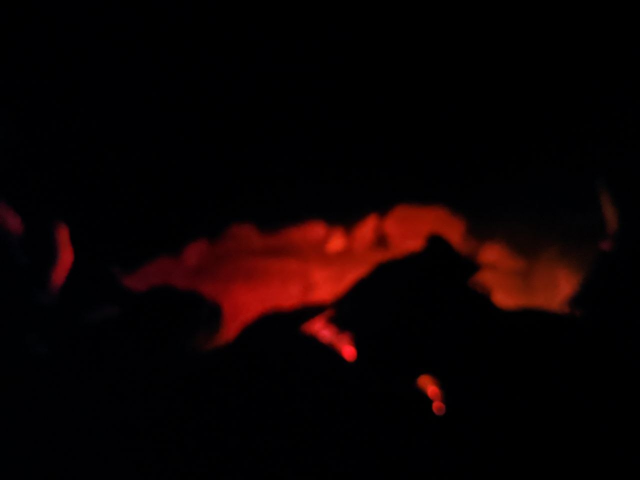
#> input picture original_images/photo_1.jpg, 1280 x 960 px (shown at 1/2 size); its folder holds 4 pictures in this run
$ python main.py
#> lines starting #> are read from the running program, lines starting #| are printed output that depends on the picture
import cv2
import numpy as np
from tabulate import tabulate

#TODO
# degradate original image OK
#
# enhancement respect to degradated (same param for all photo --> single function)
#   original photo
#   linear contrast stretiching
#   histogram equalization
#   gamma correction/simplified homomorphic filter/classical denoising/combo of methods
#
# evaluation parameters
#   PSNR in respect to original OK
#   SSIM or manually implemented (for example, mean absolute error or mean squared error)
#
# compare different methods on at least two images
#
# table of comparison
#   fix representation OK
#
# docs


def degradate(img):
    alpha = 0.5 # [1.0;3.0]
    beta = 20 # [0;100]
    mean = 0
    stddev = 180
    noise = np.zeros(o_img.shape, np.uint8)
    cv2.randn(noise, mean, stddev)
    noisy_img = cv2.add(o_img, noise)
    new_img = cv2.convertScaleAbs(noisy_img, alpha=alpha, beta=beta)

    return new_img

def fillTable(value_od, value_de, value_oe):
    data = [[],[],[],[]]
    for i in range(0,4):
        data[i] = ["image " + str(i+1),value_od[i], value_de[i],value_oe[i]]
    headers = ["image","od","de","oe"]
    table = tabulate(data, headers, tablefmt="grid")
    return table


#default init
PSNR_value_od = [0,0,0,0]
PSNR_value_de = [0,0,0,0]
PSNR_value_oe = [0,0,0,0]
SSIM_value_od = [0,0,0,0]
SSIM_value_de = [0,0,0,0]
SSIM_value_oe = [0,0,0,0]

#INITIAL DEGRADATION
for i in range (1,5):
    path = "original_images/photo_" + str(i) + ".jpg"
    o_img = cv2.resize(cv2.imread(path), None, fx=0.5, fy=0.5, interpolation=cv2.INTER_AREA)
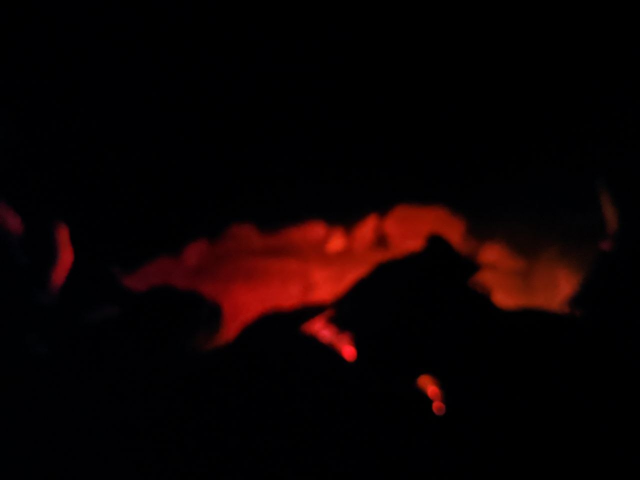
#> o_img: shape (480, 640, 3); mean B, G, R 2.1, 2, 12.3

    new_img = degradate(o_img)
#> in degradate, `cv2.randn(noise, mean, stddev)`:
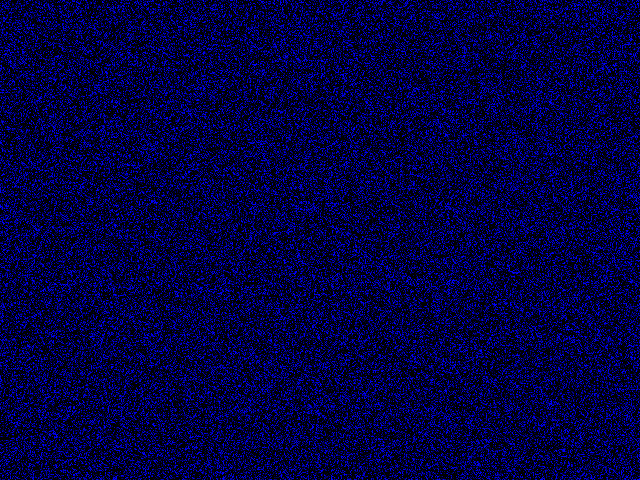
#> noise: shape (480, 640, 3); mean of channels 0, 1, 2 65.3, 0, 0; drawn as B, G, R
#> in degradate, `noisy_img = cv2.add(o_img, noise)`:
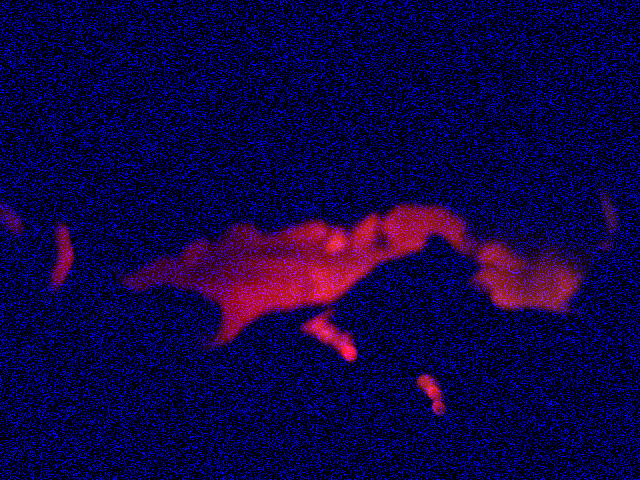
#> noisy_img: shape (480, 640, 3); mean B, G, R 67.3, 2, 12.3
#> in degradate, `new_img = cv2.convertScaleAbs(noisy_img, alpha=alpha, beta=beta)`:
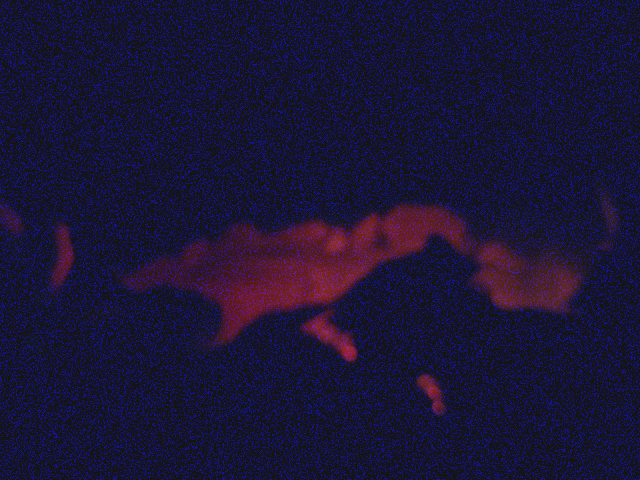
#> new_img: shape (480, 640, 3); mean B, G, R 53.7, 20.9, 26

    PSNR_value_od[i-1] = round(cv2.PSNR(o_img, new_img),2)

    name = str(i) + " - combo (sx original, dx degradated)"
    vis = np.concatenate((o_img, new_img), axis=1)
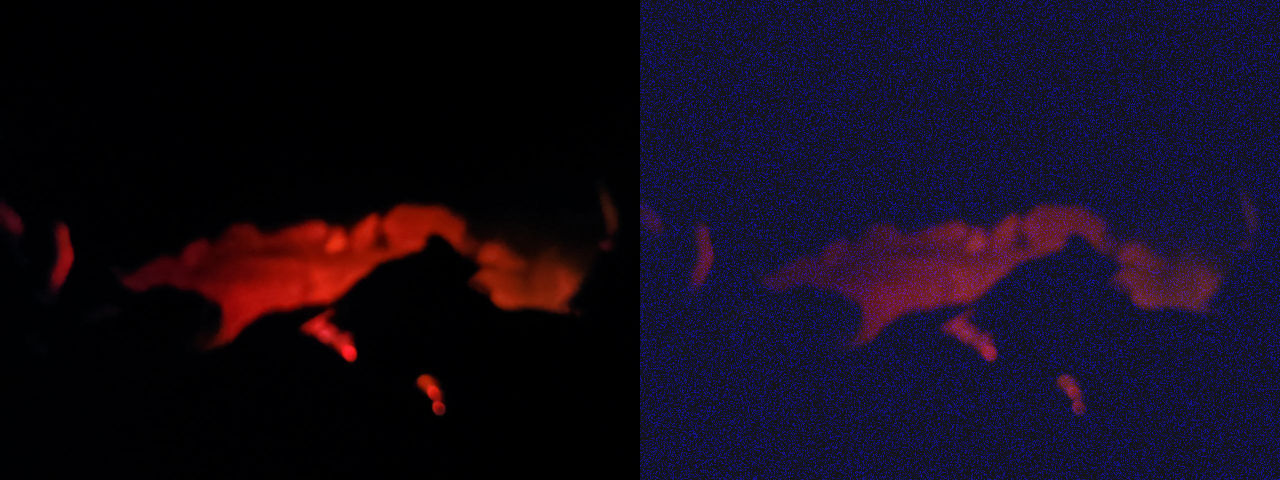
#> vis: shape (480, 1280, 3); mean B, G, R 27.9, 11.4, 19.2
    cv2.imshow(name, vis)
#> pass 2 of the loop `for i in range (1,5):`:
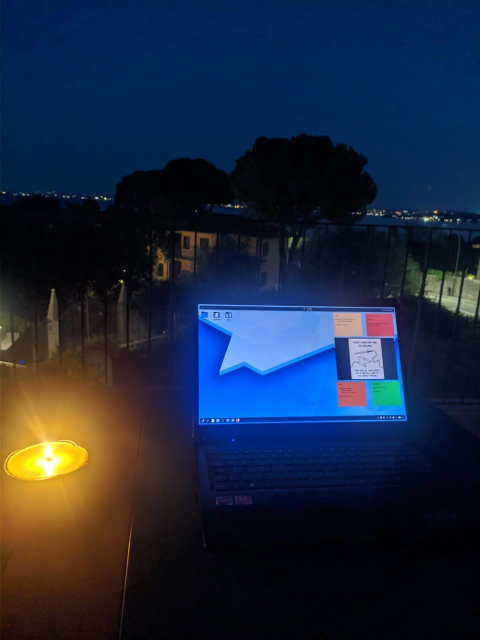
#> input picture original_images/photo_2.jpg, 960 x 1280 px (shown at 1/2 size)
#> o_img: shape (640, 480, 3)
#> noise: shape (640, 480, 3)
#> noisy_img: shape (640, 480, 3)
#> in degradate (call 2), `new_img = cv2.convertScaleAbs(noisy_img, alpha=alpha, beta=beta)`:
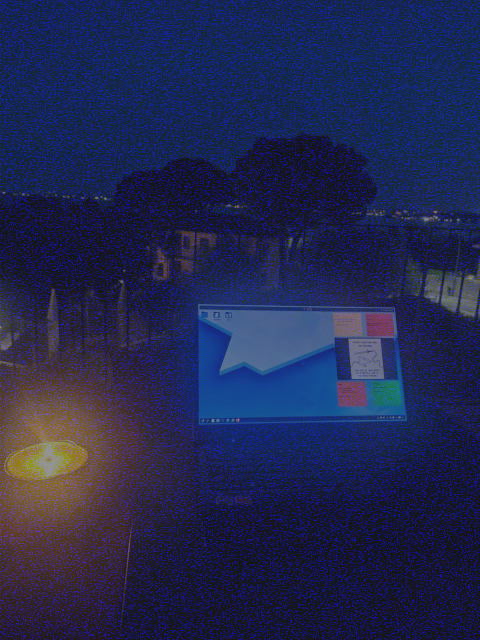
#> new_img: shape (640, 480, 3); mean B, G, R 79.2, 39.8, 33.9
#> `vis = np.concatenate((o_img, new_img), axis=1)`:
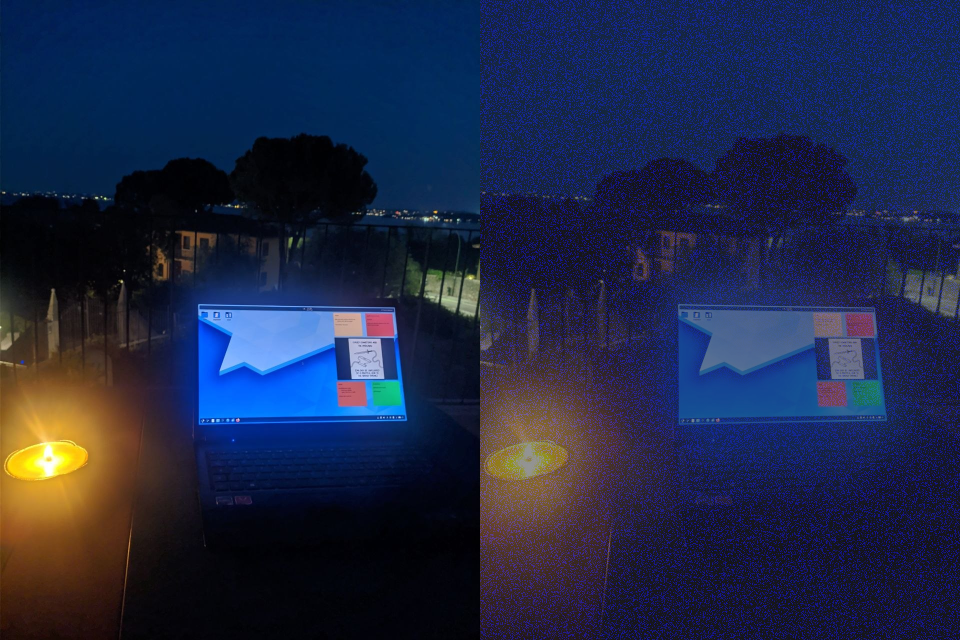
#> vis: shape (640, 960, 3); mean B, G, R 70.4, 39.7, 30.8
#> pass 3 of the loop `for i in range (1,5):`:
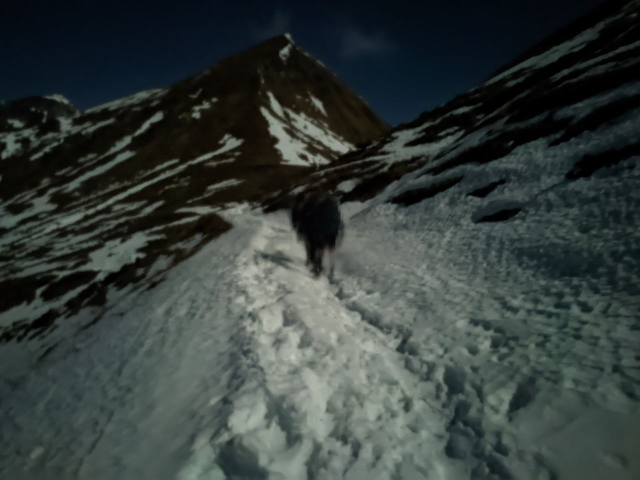
#> input picture original_images/photo_3.jpg, 1280 x 960 px (shown at 1/2 size)
#> o_img: shape (480, 640, 3)
#> noise: shape (480, 640, 3)
#> noisy_img: shape (480, 640, 3)
#> in degradate (call 3), `new_img = cv2.convertScaleAbs(noisy_img, alpha=alpha, beta=beta)`:
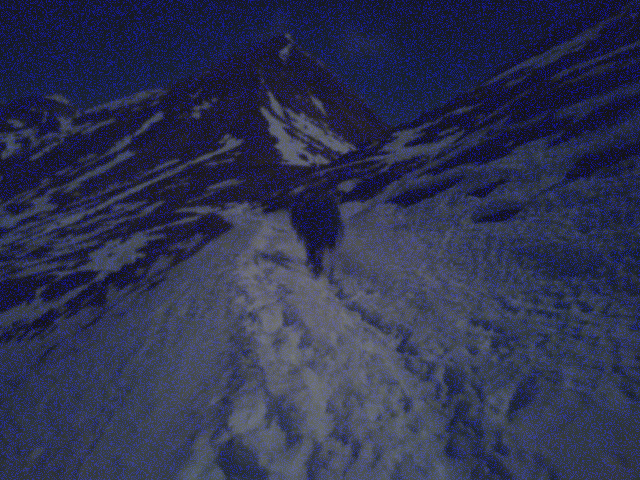
#> new_img: shape (480, 640, 3); mean B, G, R 78.5, 50.6, 46.3
#> `vis = np.concatenate((o_img, new_img), axis=1)`:
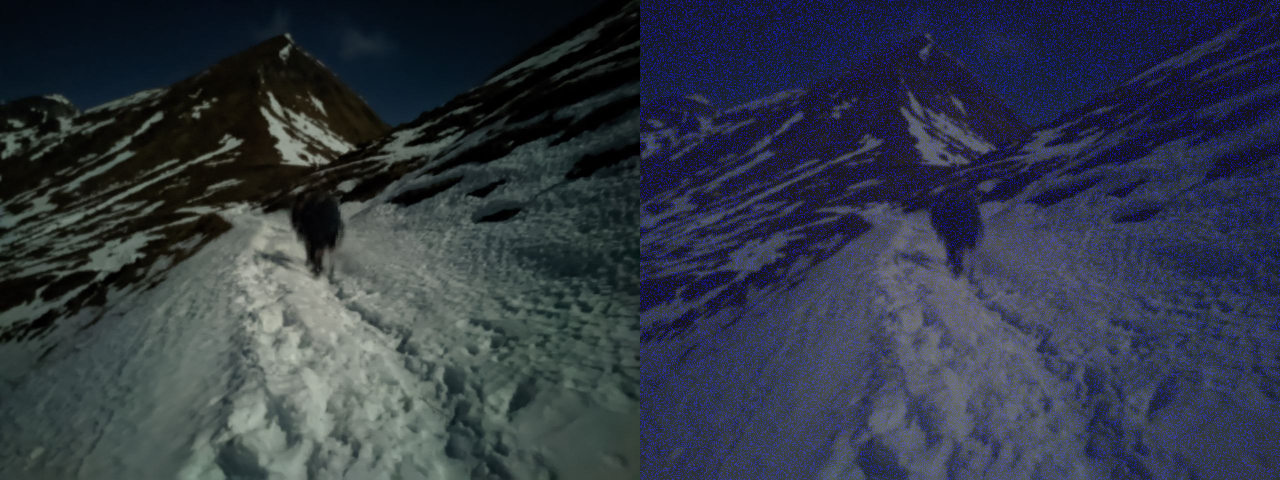
#> vis: shape (480, 1280, 3); mean B, G, R 68.6, 56, 49.5
#> the loop made 4 passes; the first 3 are shown


#TABLE CONSTRUCTORS
PSNRTable = fillTable(PSNR_value_od, PSNR_value_de, PSNR_value_oe)
#> in fillTable, `data = [[],[],[],[]]`: data = [[], [], [], []]
#> after the loop in fillTable, `for i in range(0,4):`: data = [['image 1', 15.51, 0, 0], ['image 2', 16.8, 0, 0], ['image 3', 17.45, 0, 0], ['image 4', 17.63, 0, 0]]

print("\n\nPSNR TABLE\nod: original-degradated, de: degradated-enhanced, oe: original-enhanced")
print(PSNRTable)
#| +---------+-------+------+------+
#| | image   |    od |   de |   oe |
#| +=========+=======+======+======+
#| | image 1 | 15.51 |    0 |    0 |
#| +---------+-------+------+------+
#| | image 2 | 16.8  |    0 |    0 |
#| +---------+-------+------+------+
#| | image 3 | 17.45 |    0 |    0 |
#| +---------+-------+------+------+
#| | image 4 | 17.63 |    0 |    0 |
#| +---------+-------+------+------+

SSIMTable = fillTable(SSIM_value_od, SSIM_value_de, SSIM_value_oe)


cv2.waitKey(0) #wait for any key to close windows
cv2.destroyAllWindows() #destroy all the windows at the end of the program for have a safe memory
